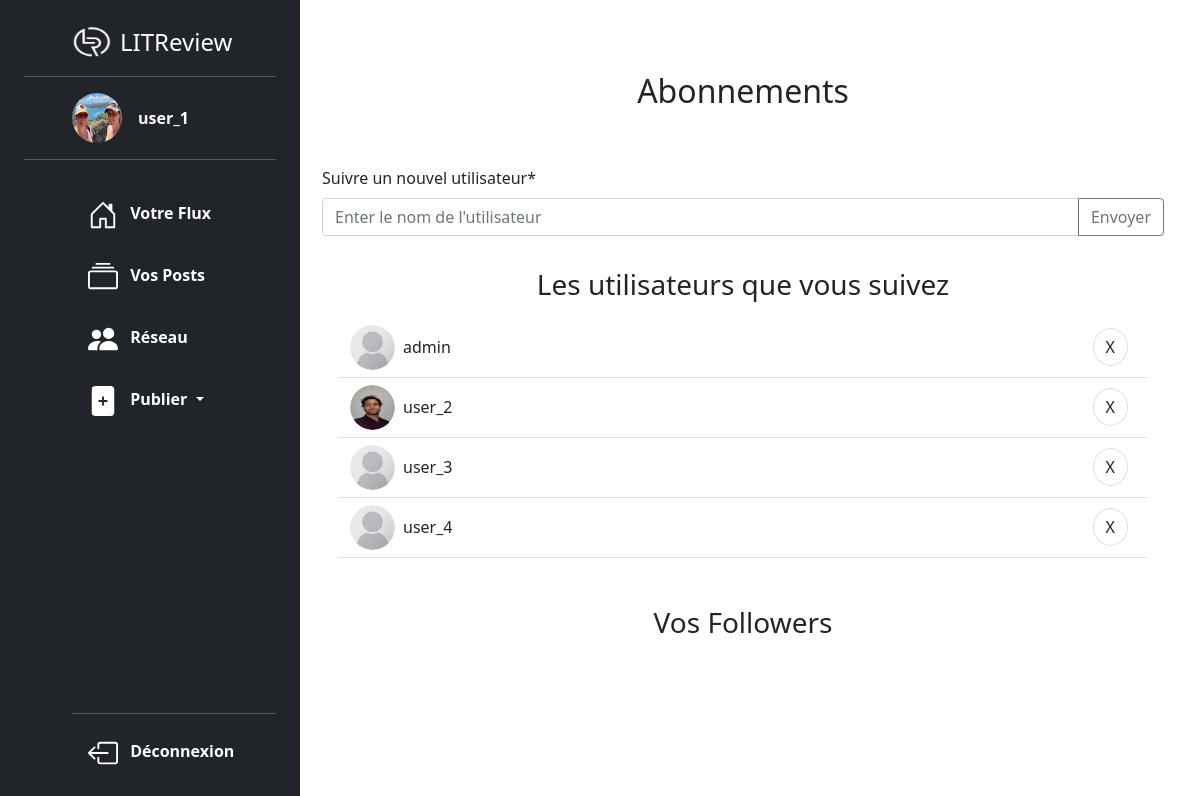
Page /follower/follower_page/ (signed in) on the committed database.
### authentication/models.py (models this page shows, shortened)
class User(AbstractUser):
    SUBSCRIBER = "SUBSCRIBER"
    profil_photo = models.ImageField(verbose_name="Photo de profil")
    following = models.ManyToManyField(
        "self",
        through=UserFollows,
        symmetrical=False,
        related_name="followers",
    )
    def user_followed_by_user_and_followers(self):
        self.user_followed_by_user = self.following.all()
        self.followers_of_user = self.followers.all()

### follower/views.py (the view, shortened to what this page needs)
# urls.py: path("follower_page/", views.follower_page, name="follower_page"),
@login_required
def follower_page(request):
    request.user.user_followed_by_user_and_followers()
    form = FollowUsersForm()
    return render(
        request,
        "follower/follower_page.html",
        context={
            "form": form,
            "user_followed_by_user": request.user.user_followed_by_user,
            "followers": request.user.followers_of_user,
        },
    )

### follower/forms.py
class FollowUsersForm(forms.Form):
    user_to_follow = forms.CharField(
        max_length=63,
        label="Suivre un nouvel utilisateur",
        widget=forms.TextInput(
            attrs={
                "class": "form-control",
                "placeholder": "Enter le nom de l'utilisateur",
                "aria-label": "Entrer le nom de l'utilisateur",
            }
        ),
    )
    def __init__(self, *args, **kwargs):
        super().__init__(*args, **kwargs)
        self.helper = FormHelper()
        self.helper.layout = Layout(
            FieldWithButtons(
                "user_to_follow",
                StrictButton("Envoyer", type="submit", css_class="btn btn-outline-secondary"),
                input_size="input-group-sm",
            ),
        )

### follower/templates/follower/follower_page.html (shortened to what this page needs)
{% extends 'base.html' %}
{% load static %}
{% load crispy_forms_tags %}
{% block content %}
    <div class="container">
        <h2 class="text-center">Abonnements</h2>
        <div class="row">
            <div class="col-12 mt-5">
                <form method="post" class="text-start">
                    {%crispy form%}
                </form>
            </div>
        </div>
        <h3 class="my-3 text-center">Les utilisateurs que vous suivez</h3>
        <div class="row m-3">
            {% for user_follow in user_followed_by_user%}
                <div class="d-flex bd-highlight border-bottom align-items-center"  style="height: 60px;">
                    {% include "follower/partials/user_list.html" with user=user_follow%}
                    <div class="my-0 ms-auto p-2 bd-highlight">
                        <a class="btn btn-ligth border rounded-circle" href="{% url 'delete_user_follow' user_follow.id %}" role="button">X</a>
                    </div>
                </div>
            {% endfor %}
        </div>
        <h3 class="my-5 text-center">Vos Followers</h3>
{% endblock content %}

### templates/partials/sidebar.html (shortened to what this page needs)
{% load static %}
{% if user.is_authenticated %}
  <div class="d-flex flex-column flex-shrink-0 p-4 text-white bg-dark vh-100 position-fixed w-25">
    <a href="/" class="d-flex align-items-center mb-3 mb-md-0 me-md-auto  text-white text-decoration-none ps-md-2 ps-xl-5">
      <img src="{% static 'images/logo_litreview.png'%}" class="bi me-2" width="40" height="32">
      <span class="fs-4">LITReview</span>
    </a>
    <div class="profil">
      <a href="{% url 'profile_view'%}" class="d-flex align-items-center text-white text-decoration-none ps-md-0 ps-xl-5" >
        {% if user.profil_photo %}
        <img src="{{ user.profil_photo.url }}" alt="{{user.username}}" width="50" height="50" class="rounded-circle me-3">
        {% else %}
        <img src="{% static 'images/default_profile.png'%}" alt="{{user.username}}" width="50" height="50" class="rounded-circle me-2">
        {% endif %}
        <strong>{{user.username}}</strong>
      </a>
    </div>
    <ul class="nav nav-pills flex-column mb-auto ps-md-0 ps-xl-5 h-100">
      <li class="nav-item pt-3">
        <a href="{% url 'home' %}" class="nav-link text-white" aria-current="page">
          <svg class="bi me-2 " width="30" height="30" fill="white"><use xlink:href="#home"></use></svg>
          <strong>Votre Flux</strong>
        </a>
      </li>
      <li class="nav-item pt-3">
        <a href="{% url 'view_user_posts'%}" class="nav-link text-white">
          <svg class="bi me-2" width="30" height="30" fill="white"><use xlink:href="#collection"></use></svg>
          <strong>Vos Posts</strong>
        </a>
      </li>
      <li class="nav-item pt-3">
        <a href="{% url 'follower_page' %}" class="nav-link text-white">
          <svg class="bi me-2" width="30" height="30" fill="white"><use xlink:href="#people-fill"></use></svg>
          <strong>Réseau</strong>
        </a>
      </li>
      <li class="nav-item pt-3 dropdown">
        <a href="#" class="nav-link text-white dropdown-toggle" id="dropdownUser1" data-bs-toggle="dropdown" aria-expanded="false">
          <svg class="bi me-2" width="30" height="30" fill="white"><use xlink:href="#file-plus-fill"></use></svg>
          <strong>Publier</strong>
        </a>
      </li>
      <li class="mt-auto">
        <hr>
        <a href="{% url 'account_logout' %}" class="nav-link text-white">
          <svg  class="bi bi-box-arrow-left me-2" width="30" height="30" fill="white"><use xlink:href="#box-arrow-left"></use>
          </svg>
          <strong>Déconnexion</strong>
        </a>
      </li>
    </ul>
  </div>
{% endif %}

### follower/templates/follower/partials/user_list.html
{% load static %}
<div class="">
    <div class="d-flex justify-content-center align-items-center rounded-circle p-auto" style="width : 45px; height : 45px; overflow: hidden;">
      {% if user.profil_photo %}
        <img class="img-fluid rounded-circle w-100 h-100" src={{ user.profil_photo.url }} alt="photo de profil personnalisée de l'utilisateur">
        {% else %}
        <img class="img-fluid rounded-circle" src="{% static 'images/default_profile.png'%}" alt="photo de profil par default de l'utilisateur">
        {% endif %}
    </div>
</div>
<div>
    <p class="my-0 p-2 bd-highlight">{{user.username}}</p>
</div>

### rows in the picture
User: profil_photo (picture), username "user_1"
User: username "admin"
User: profil_photo (picture), username "user_2"
User: username "user_3"
User: username "user_4"
